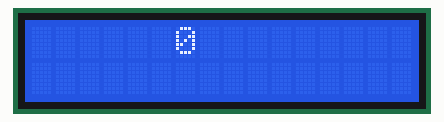
Bench run of a sketch on a simulated Arduino Uno, built with avr-gcc and run on an emulated ATmega328P. Parts: 16×2 character LCD.

Above: at 0.11 s.
At 0.83 s:
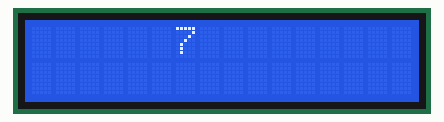
At 1.75 s:
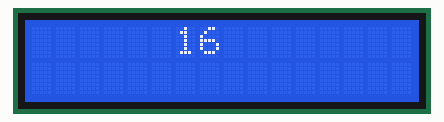
At 3.4 s:
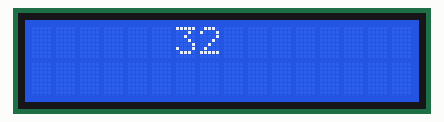
At 5.04 s:
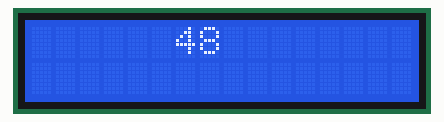
At 6.78 s:
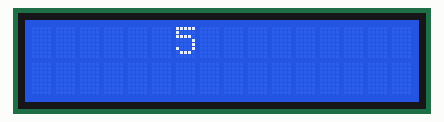

The sketch:

LCD_I2C_Basico.ino
```cpp
#include <LiquidCrystal.h>

int cont = 0;
int cont1 = 0;

// Criando um objeto do tipo LiquidCrystal e ajustando os pinos de entrada
const int rs = 12, en = 11, d4 = 5, d5 = 4, d6 = 3, d7 = 2;

LiquidCrystal lcd_1(12, 11, 5, 4, 3, 2);
LiquidCrystal lcd_2(12, 11, 5, 4, 3, 2);


void setup()
{
  // Configurar o tamanho do LCD 16 colunas 2 linhas
  lcd_1.begin(16, 2);

  // Apresentar uma mensagem no LCD

}

void loop()
{

  while(cont != 60){
    lcd_1.clear();
    lcd_1.setCursor(6, 0);
    lcd_1.print(cont);
    delay(100);
    cont += 1;

    if(cont == 60){
      cont = 0;
      cont1++;
    }


  }


}
```

Measured:
- by itself, everything shown: repeats every 6.2 s, in 60 steps
